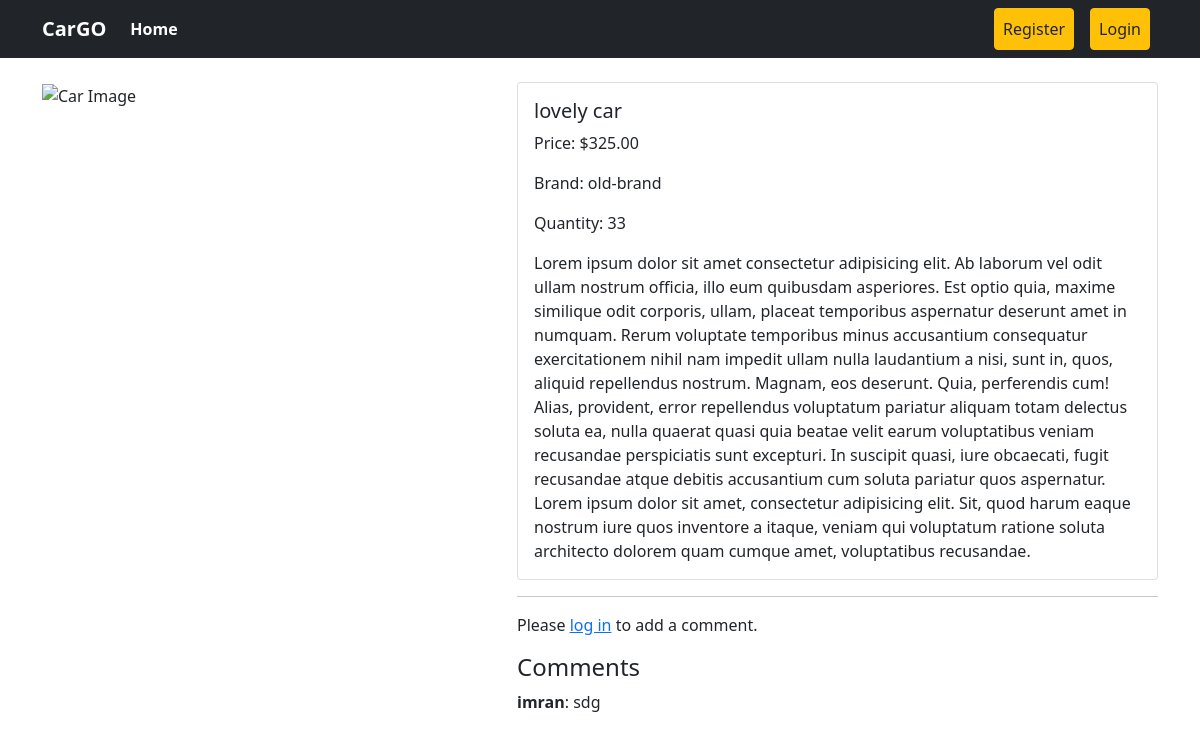
The page /post/car_details/4/ on the database as committed earlier.
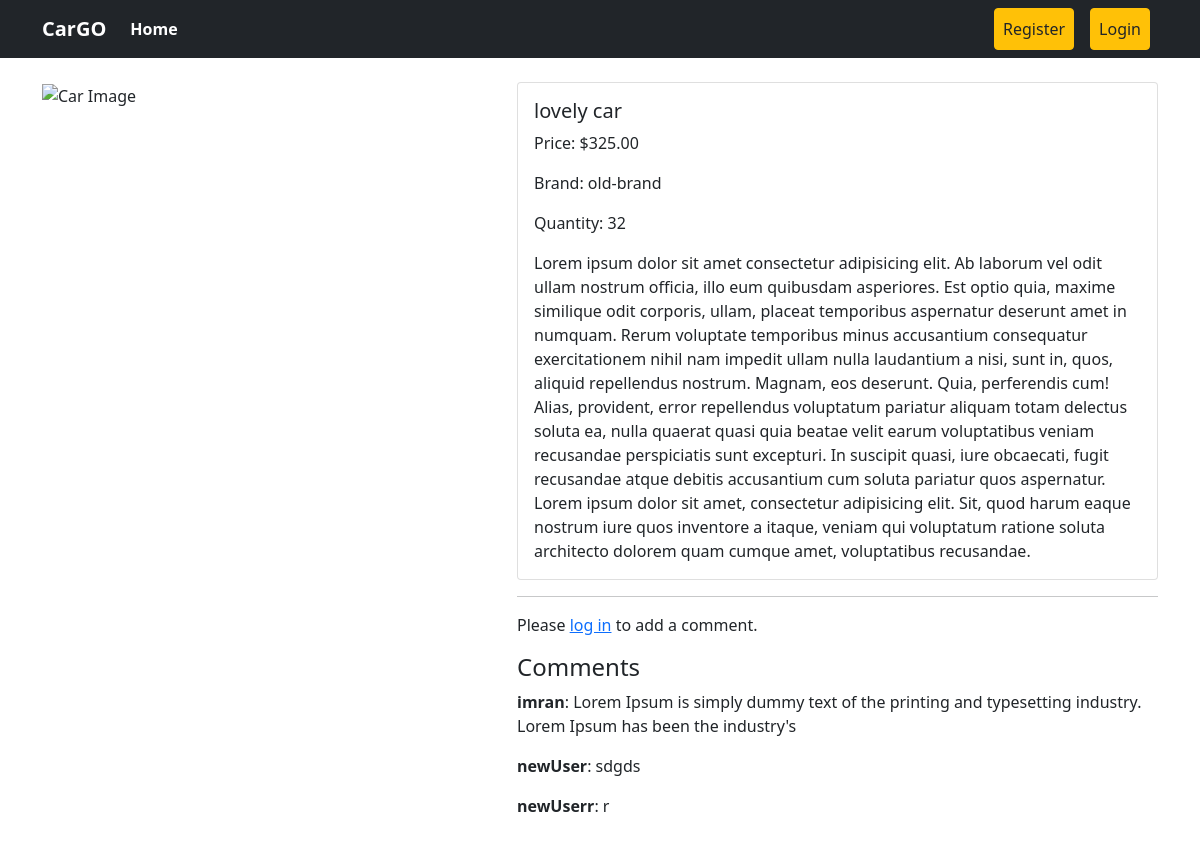
The same page on the database as committed later.
### cars/models.py (models this page shows, shortened)
class Post(models.Model):
    title = models.CharField(max_length=50)
    image_url = models.URLField(max_length=200, default='')  # Default empty string for image URL
    car_name = models.CharField(max_length=100, default='Unnamed Car')  # Default car name
    car_price = models.DecimalField(max_digits=10, decimal_places=2, default=0.0)  # Default price 0.0
    brand = models.ForeignKey(Category, on_delete=models.CASCADE)  # ForeignKey to Brand model
    car_quantity = models.PositiveIntegerField(default=0)  # Default quantity 0
    car_description = models.TextField(default='No description available')  # Default description

class Comment(models.Model):
    car = models.ForeignKey(Post, related_name='comments', on_delete=models.CASCADE)
    user = models.ForeignKey(User, on_delete=models.CASCADE)
    name = models.CharField(max_length=255)  # Assuming this is the commenter's name
    comment = models.TextField()
    created_at = models.DateTimeField(default=timezone.now)

### brands/models.py (models this page shows, shortened)
class Category(models.Model):
    name=models.CharField(max_length=100)
    slug=models.SlugField(max_length=100,unique=True,null=True,blank=True)

### cars/views.py (the view)
# urls.py: path('car_details/<int:id>/', CarDetailsView.as_view(), name='car_details'),
class CarDetailsView(View):
    def get(self, request, id):
        post = get_object_or_404(Post, pk=id)
        return render(request, 'car_details.html', {'car': post})

### cars/templates/car_details.html
{% extends "base.html" %}
{% block content %}
<div class="container py-4">
  <div class="row">
    <div class="col-md-5">
      <img src="{{ car.image_url }}" class="img-fluid w-100" alt="Car Image" />
    </div>
    <div class="col-md-7">
      <div class="card">
        <div class="card-body">
          <h5 class="card-title">{{ car.car_name }}</h5>
          <p class="card-text">Price: ${{ car.car_price }}</p>
          <p class="card-text">Brand: {{ car.brand.name }}</p>
          <p class="card-text">Quantity: {{ car.car_quantity }}</p>
          <p class="card-text">{{ car.car_description }}</p>
        </div>
      </div>
      <div class="mt-3">
        {% if user.is_authenticated %}
          {% if car.car_quantity > 0 %}
            <form method="post" action="{% url 'buy_now' %}">
              {% csrf_token %}
              <input type="hidden" name="car_id" value="{{ car.id }}" />
              <button type="submit" class="btn btn-primary">Buy Now</button>
            </form>
          {% else %}
            <button class="btn btn-primary disabled">Out of stock</button>
          {% endif %}
          <hr />
          <form method="post" action="{% url 'add_comment' car.id %}" class="mt-3">
            {% csrf_token %}
            <div class="mb-3">
              <label for="commentName" class="form-label">Your Name</label>
              <input
                type="text"
                class="form-control"
                id="commentName"
                name="name"
                value="{{ user.username }}"
                readonly
              />
            </div>
            <div class="mb-3">
              <label for="commentText" class="form-label">Your Comment</label>
              <textarea
                class="form-control"
                id="commentText"
                name="comment"
                rows="3"
                required
              ></textarea>
            </div>
            <button type="submit" class="btn btn-primary">Add Comment</button>
          </form>
        {% else %}
          <hr />
          <p>Please <a href="{% url 'user_login' %}">log in</a> to add a comment.</p>
        {% endif %}
        <h4>Comments</h4>
        <div class="comments">
          {% for comment in car.comments.all %}
            <div class="comment">
              <p><strong>{{ comment.name }}</strong>: {{ comment.comment }}</p>
            </div>
          {% empty %}
            <p>No comments yet.</p>
          {% endfor %}
        </div>
      </div>
    </div>
  </div>
</div>
{% endblock content %}

Rows that differ between the two databases and show on the page:
changed Post "lovely car": car_quantity "33" → "32"
changed Comment "imran": comment "sdg" → "Lorem Ipsum is simply dummy text of the printing and typesetting industry. Lorem Ipsum has been the industry's"
added Comment: name "newUser", comment "sdgds"
added Comment: name "newUserr", comment "r"
